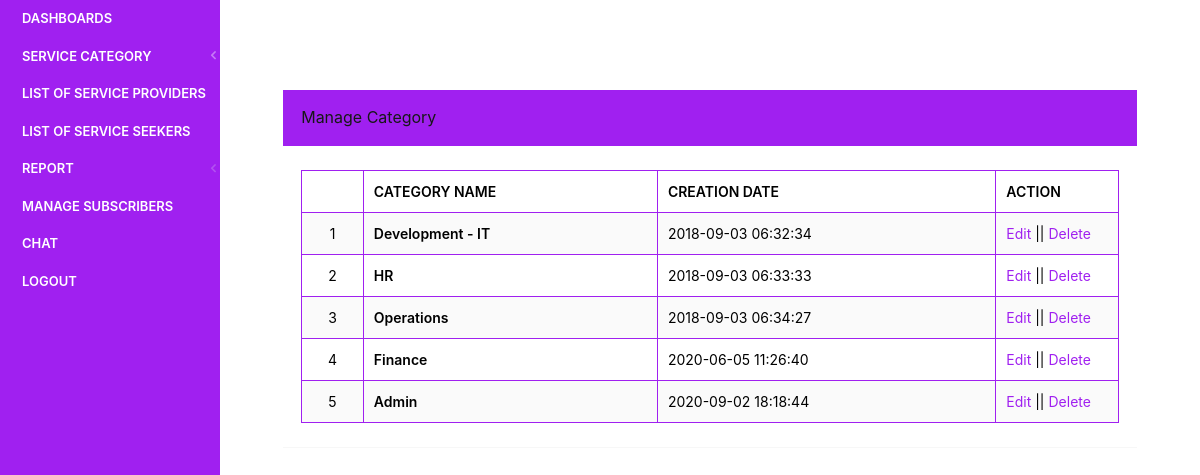
The page /findus/admin/manage-category.php (signed in) on the database as committed earlier.
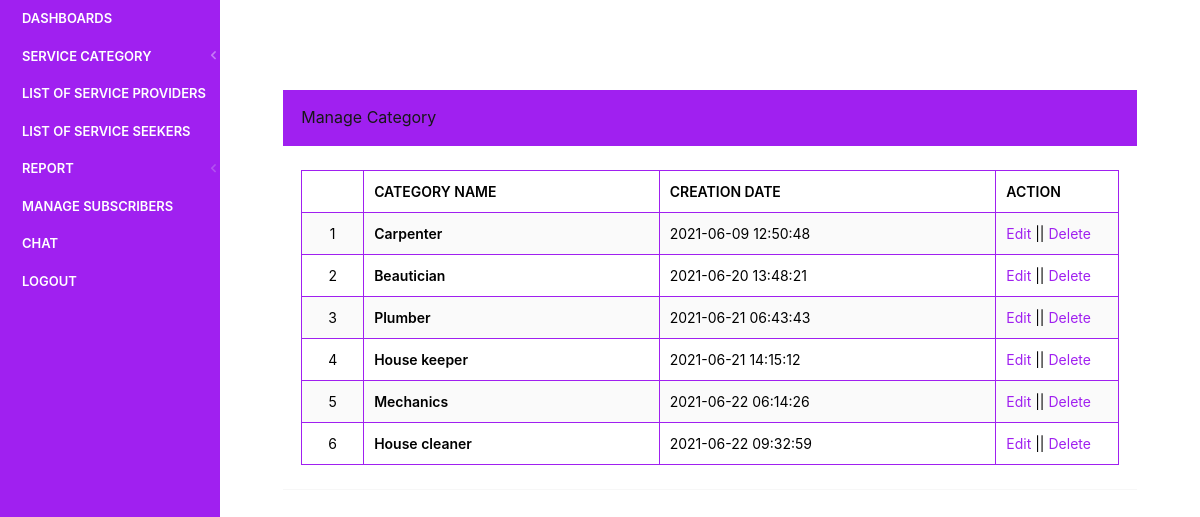
The same page on the database as committed later.
### tables this page shows
CREATE TABLE `tblcategory` (
  `id` int(11) NOT NULL,
  `CategoryName` varchar(200) NOT NULL,
  `PostingDate` timestamp NOT NULL DEFAULT current_timestamp(),
  `UpdationDate` timestamp NULL DEFAULT NULL,
  `Is_Active` int(1) NOT NULL
);

### findus/admin/manage-category.php (the view, shortened to what this page needs)
<?php
include('includes/dbconnection.php');
if (strlen($_SESSION['jpaid']==0)) {
  header('location:logout.php');
  } else{
  ?>
<!doctype html>
<html lang="en" class="no-focus">
    <head>
        <link rel="stylesheet" href="assets/js/plugins/datatables/dataTables.bootstrap4.min.css">
        <link rel="stylesheet" id="css-main" href="assets/css/codebase.min.css">
    </head>
    <body>
        <div id="page-container" class="sidebar-o sidebar-inverse side-scroll page-header-fixed main-content-narrow">
           <?php include_once('includes/sidebar.php');?>
            <main id="main-container">
                <div class="content">
                    <div class="block">
                        <div class="block-header bg-gd-emerald">
                                    <h3 class="block-title">Manage Category</h3>
                                </div>
                        <div class="block-content block-content-full">
                            <table class="table table-bordered table-striped table-vcenter js-dataTable-full-pagination">
                                <thead>
                                    <tr>
                                        <th class="text-center"></th>
                                        <th style="color:#000;">Category Name</th>
                                        <th class="d-none d-sm-table-cell" style="color:#000;">Creation Date</th>
                                        <th class="d-none d-sm-table-cell" style="width: 15%;color:#000;">Action</th>
                                       </tr>
                                </thead>
                                <tbody>
                                    <?php
$sql="SELECT * from tblcategory";
$query = $dbh -> prepare($sql);
$query->execute();
$results=$query->fetchAll(PDO::FETCH_OBJ);
$cnt=1;
if($query->rowCount() > 0)
{
foreach($results as $row)
{               ?>
                                    <tr>
                                        <td class="text-center" style="color:#000;"><?php echo htmlentities($cnt);?></td>
                                        <td class="font-w600" style="color:#000;"><?php  echo htmlentities($row->CategoryName);?></td>
                                        <td class="d-none d-sm-table-cell" style="color:#000;"><?php  echo htmlentities($row->PostingDate);?></td>
                                         <td class="d-none d-sm-table-cell" style="color:#000;"> <a href="edit-category.php?editid=<?php echo htmlentities ($row->id);?>">Edit</a> || <a href="manage-category.php?delid=<?php echo htmlentities ($row->id);?>" onclick="return confirm('Do you really want to Delete ?');" aria-hidden="true">Delete</a></td>
                                    </tr>
                                    <?php $cnt=$cnt+1;}} ?>
                                </tbody>
                            </table>
                        </div>
                    </div>
                </div>
            </main>
        </div>
    </body>
</html>
<?php }  ?>

Rows that differ between the two databases and show on the page:
removed tblcategory: CategoryName "Development - IT", PostingDate "2018-09-03 06:32:34"
removed tblcategory: CategoryName "Operations", PostingDate "2018-09-03 06:34:27"
removed tblcategory: CategoryName "Finance", PostingDate "2020-06-05 11:26:40"
removed tblcategory: CategoryName "Admin", PostingDate "2020-09-02 18:18:44"
added tblcategory: CategoryName "Carpenter", PostingDate "2021-06-09 12:50:48"
added tblcategory: CategoryName "Beautician", PostingDate "2021-06-20 13:48:21"
changed tblcategory: CategoryName "HR" → "Plumber"; PostingDate "2018-09-03 06:33:33" → "2021-06-21 06:43:43"
added tblcategory: CategoryName "House keeper", PostingDate "2021-06-21 14:15:12"
added tblcategory: CategoryName "Mechanics", PostingDate "2021-06-22 06:14:26"
added tblcategory: CategoryName "House cleaner", PostingDate "2021-06-22 09:32:59"
